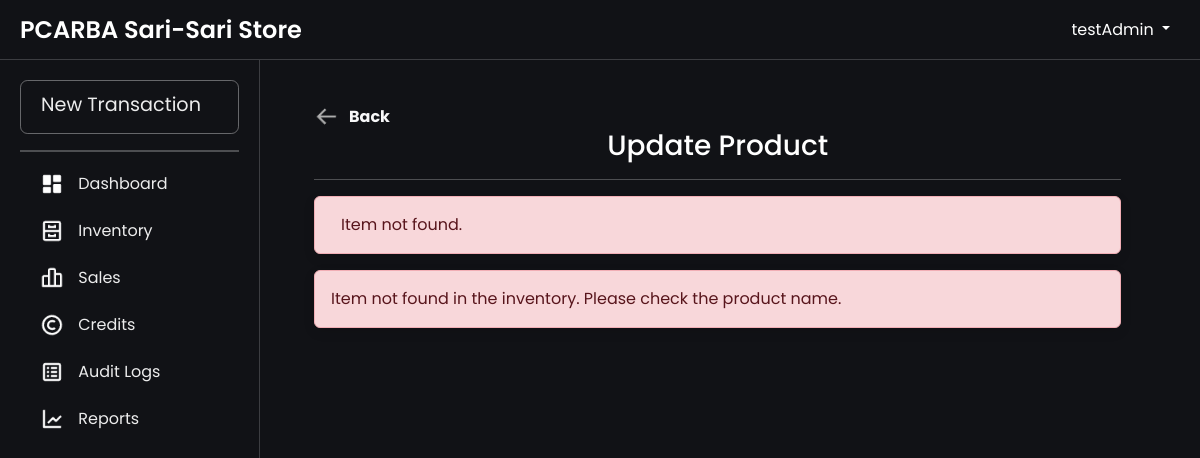
The app's page /editProduct.php?productName=Pancit+Canton (signed in), older data.
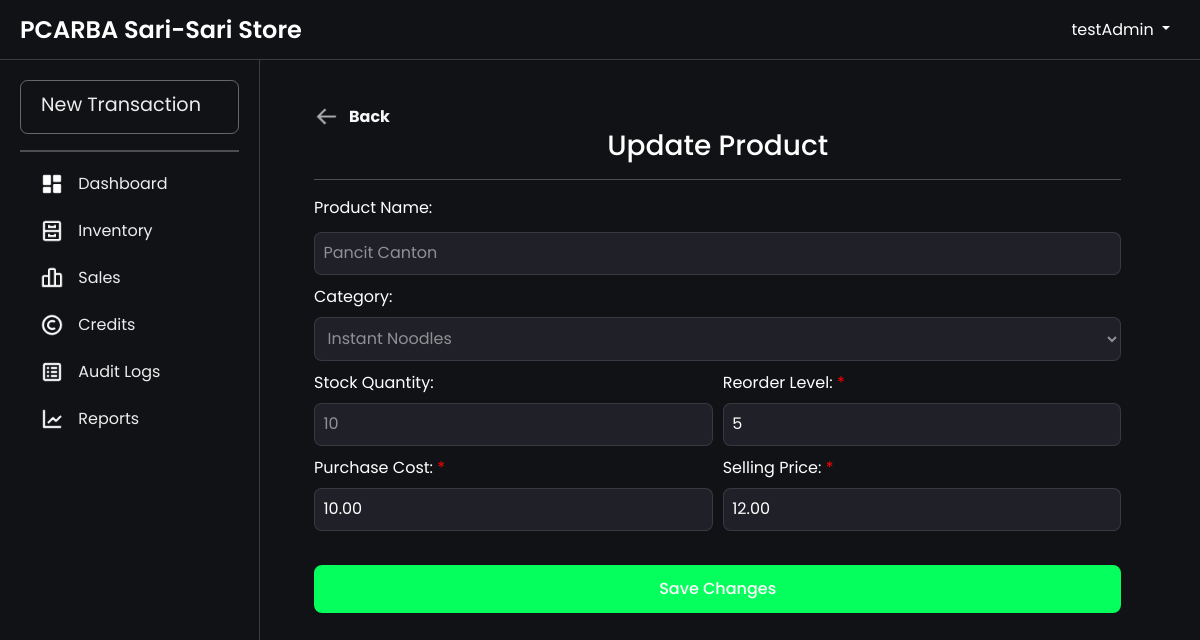
The same page, newer data.
### tables this page shows
CREATE TABLE `products` (
  `productId` int(11) NOT NULL AUTO_INCREMENT,
  `productName` varchar(100) NOT NULL,
  `productCategory` varchar(100) NOT NULL,
  `unitPrice` decimal(10,2) NOT NULL,
  `categoryId` int(11) NOT NULL,
  `status` enum('Active','Inactive') NOT NULL DEFAULT 'Active',
  `unit` enum('pcs','kg','L','pack','mL','doz','m') NOT NULL DEFAULT 'pcs',
  PRIMARY KEY (`productId`),
  KEY `categories_products` (`categoryId`),
  CONSTRAINT `categories_products` FOREIGN KEY (`categoryId`) REFERENCES `categories` (`categoryId`)
);

CREATE TABLE `categories` (
  `categoryId` int(11) NOT NULL AUTO_INCREMENT,
  `categoryName` varchar(40) DEFAULT NULL,
  PRIMARY KEY (`categoryId`)
);

CREATE TABLE `inventory` (
  `inventoryId` int(11) NOT NULL AUTO_INCREMENT,
  `totalStock` int(11) DEFAULT NULL,
  `reorderLevel` int(11) NOT NULL,
  `productId` int(11) NOT NULL,
  PRIMARY KEY (`inventoryId`),
  KEY `products_inventory` (`productId`),
  CONSTRAINT `products_inventory` FOREIGN KEY (`productId`) REFERENCES `products` (`productId`) ON DELETE CASCADE ON UPDATE CASCADE
);

CREATE TABLE `batchItem` (
  `batchId` int(11) NOT NULL AUTO_INCREMENT,
  `quantity` int(11) NOT NULL,
  `costPrice` decimal(10,2) NOT NULL,
  `dateAdded` timestamp NOT NULL DEFAULT current_timestamp() ON UPDATE current_timestamp(),
  `productId` int(11) NOT NULL,
  `userId` int(11) NOT NULL,
  PRIMARY KEY (`batchId`),
  KEY `products_batchItem` (`productId`),
  KEY `users_batchItem` (`userId`),
  CONSTRAINT `products_batchItem` FOREIGN KEY (`productId`) REFERENCES `products` (`productId`) ON DELETE CASCADE ON UPDATE CASCADE,
  CONSTRAINT `users_batchItem` FOREIGN KEY (`userId`) REFERENCES `users` (`userId`)
);

### htdocs/editProduct.php (the view, shortened to what the changed rows need)
<?php
include('db.php');
$categories = [];
$category_sql = "SELECT categoryId, categoryName FROM categories";
$result = $conn->query($category_sql);
if ($result->num_rows > 0) {
    while ($row = $result->fetch_assoc()) {
        $categories[] = $row;
    }
}
$productDetails = null;
if (isset($_GET['productName'])) {
    $productName = $_GET['productName'];
    $fetch_sql = "SELECT p.*, i.totalStock, i.reorderLevel, b.costPrice, c.categoryName AS productCategory FROM products p
                  LEFT JOIN inventory i ON p.productId = i.productId
                  LEFT JOIN batchItem b ON p.productId = b.productId
                  LEFT JOIN categories c ON p.categoryId = c.categoryId
                  WHERE p.productName = ?";
    $stmt = $conn->prepare($fetch_sql);
    $stmt->bind_param("s", $productName);
    $stmt->execute();
    $result = $stmt->get_result();
    if ($result && $result->num_rows > 0) {
        $productDetails = $result->fetch_assoc();
    } else {
        $message = "Item not found.";
        $alert_class = "alert-danger";
    }
}
?>
<!DOCTYPE html>
<html lang="en">
<head>
    <link rel="stylesheet" href="css/bootstrap.min.css">
    <link rel="stylesheet" href="css/layer1.css">
</head>
<body>
    <?php include 'navbar.php'; ?>
    <div class="main-content fade-in">
        <div class="form-container">
            <div class="container">
                <a href="inventory.php" class="btn-back-wrapper">
                    <img src="images/back.png" alt="Another Image" class="btn-back" id="another-image">
                    <b><span>Back</span></b>
                </a>
                <h3 class="text-center flex-grow-1 m-0">Update Product</h3>
                <hr style="height: 1px; border: white; color: rgb(255, 255, 255); background-color: rgb(255, 255, 255);">
                <?php if (isset($message)): ?>
                    <div class="alert <?php echo $alert_class; ?>" id="alert">
                        <span><?php echo $message; ?></span>
                    </div>
                <?php endif; ?>
                <?php if ($productDetails): ?>
                    <form method="POST">
                        <div class="form-group">
                            <label for="productName" class="form-label">Product Name:</label><br>
                            <input type="text" class="form-c form-text text-mute" name="productName" id="productName" style="width: 100%" value="<?php echo htmlspecialchars($productDetails['productName']); ?>" disabled readonly>
                        </div>
                        <div class="form-row">
                            <div class="form-group">
                                <label for="product_category" class="form-label">Category:</label>
                                <select class="form-selects form-c text-mute" name="product_category" id="product_category" style="width: 100%" disabled readonly>
                                    <?php foreach ($categories as $category): ?>
                                        <option value="<?php echo htmlspecialchars($category['categoryId']); ?>" <?php echo $category['categoryId'] == $productDetails['categoryId'] ? 'selected' : ''; ?>><?php echo htmlspecialchars($category['categoryName']); ?></option>
                                    <?php endforeach; ?>
                                </select>
                            </div>
                        </div>
                        <div class="form-row">
                            <div class="form-group">
                                <label for="quantity" class="form-label">Stock Quantity:</label>
                                <input type="number" class="form-c text-mute" name="quantity" id="quantity" style="width: 100%" value="<?php echo htmlspecialchars($productDetails['totalStock']); ?>" placeholder="Enter quantity" disabled readonly>
                            </div>
                            <div class="form-group">
                                <label for="reorder_level" class="form-label">Reorder Level: <span class="required">*</span></label>
                                <input type="number" class="form-c" name="reorder_level" id="reorder_level" value="<?php echo htmlspecialchars($productDetails['reorderLevel']); ?>" placeholder="Enter reorder level" required>
                            </div>
                        </div>
                        <div class="form-row">
                            <div class="form-group">
                                <label for="cost_price" class="form-label">Purchase Cost: <span class="required">*</span></label>
                                <input type="text" class="form-c" name="cost_price" id="cost_price" value="<?php echo htmlspecialchars($productDetails['costPrice'] ?? ''); ?>" placeholder="Enter purchase cost" required>
                            </div>
                            <div class="form-group">
                                <label for="unit_price" class="form-label">Selling Price: <span class="required">*</span></label>
                                <input type="text" class="form-c" name="unit_price" id="unit_price" value="<?php echo htmlspecialchars($productDetails['unitPrice']); ?>" placeholder="Enter selling price" required>
                            </div>
                        </div>
                        <br>
                        <div class="d-grid">
                            <button type="submit" name="edit_item" class="btn-primary">Save Changes</button>
                        </div>
                    </form>
                <?php else: ?>
                    <div class="alert alert-danger">
                        Item not found in the inventory. Please check the product name.
                    </div>
                <?php endif; ?>
            </div>
        </div>
    </div>
</body>
</html>

Row changes from the older to the newer data that the page shows:
added products: productName "Pancit Canton", product_category "Instant Noodles", quantity "10", reorder_level "5", cost_price "10.00", unit_price "12.00"
Text that changed along with them:
$message: "Item not found." → (not shown)
text no longer shown: "Item not found in the inventory. Please check the product name."
text now shown: "Product Name: Category: Stock Quantity: Reorder Level: * Purchase Cost: * Selling Price: * Save Changes"
